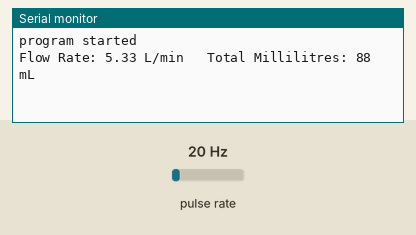
Bench run of a sketch on a simulated Arduino Uno, built with avr-gcc and run on an emulated ATmega328P. On the bench: the last lines printed to the serial monitor. Wiring (inferred from the names in the program): pulse sensor: data pin 2. The test bench sets the inputs (shaded band); at power-on: pulse rate 20 Hz.

Above: at 2.2 s.
2.3 s: pulse rate (sensor on pin 2) set to 4 Hz
At 3.4 s:
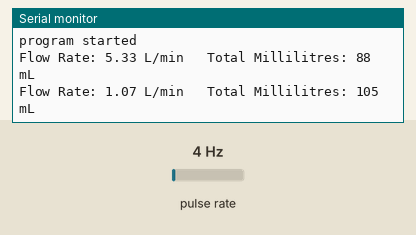
3.8 s: pulse rate (sensor on pin 2) set to 50 Hz
At 5.0 s:
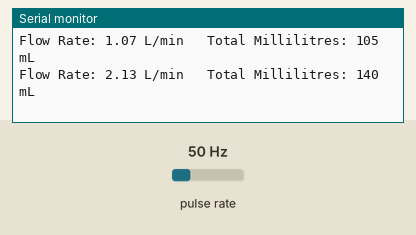
Timing chart, 0 to 6.8 s (numbered marks = the images above; inputs shaded):
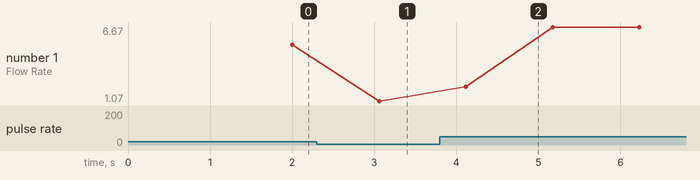

Measured:
- after the input at 2.3 s, the serial monitor: prints a new line after 0.76 s (image 1)
- after the input at 3.8 s, the serial monitor: prints a new line after 0.32 s (image 2)
- plotted number 1: 5.33 → 1.07 after the input at 2.3 s, 1.07 → 6.67 after the input at 3.8 s

The sketch:

sketch_apr5a.ino
```cpp
// arduino code

#include <ArduinoJson.h>
#include <SoftwareSerial.h>

SoftwareSerial nodemcu(5, 6); // Rx = 5 and Tx = 6
int flowsensor = 2;
volatile int flow_frequency; // Measures flow sensor pulses
unsigned int l_hour; // Calculated litres/hour
unsigned long currentTime;
unsigned long cloopTime;
unsigned long totalMillilitres;
float flowRate; // Flow rate in L/min

void flow() {
   flow_frequency++;
}

void setup() {
  pinMode(flowsensor, INPUT);
  digitalWrite(flowsensor, HIGH);
  Serial.begin(9600);  // Initialize hardware UART
  nodemcu.begin(9600);

//  It tells the Arduino to immediately pause whatever it’s doing and run a specific function
// (interrupt handler) when a signal change happens on a pin.
  attachInterrupt(digitalPinToInterrupt(flowsensor), flow, RISING); // Setup Interrupt

  currentTime = millis();
  cloopTime = currentTime;
  totalMillilitres = 0;

  delay(1000);
  Serial.println("program started");
}

void loop() {

  StaticJsonDocument<1000> doc;

  currentTime = millis();

  // Every second, calculate and print flow rate and total millilitres
  if (currentTime >= (cloopTime + 1000)) {
    cloopTime = currentTime; // Update cloopTime

    // Calculate flow rate in L/min
    // Formula: (Pulse frequency / 7.5) = flow rate in L/min
    flowRate = (flow_frequency / 7.5);

    // Calculate total millilitres consumed
    totalMillilitres += (flowRate * 1000 / 60); // Convert L/min to mL/s and add to total

    doc["sensor_id"] = "3";
    doc["FlowRate"] = flowRate;
    doc["Total"] = totalMillilitres;
    // Print flow rate and total millilitres
    Serial.print("Flow Rate: ");
    Serial.print(flowRate);
    Serial.print(" L/min \t");

    Serial.print("Total Millilitres: ");
    Serial.print(totalMillilitres);
    Serial.println(" mL");
    serializeJson(doc, nodemcu);
    flow_frequency = 0; // Reset pulse counter
  }
  nodemcu.println(); // Add newline for easier parsing
  delay(1000); // Slow down to 1 second intervals
}
```
